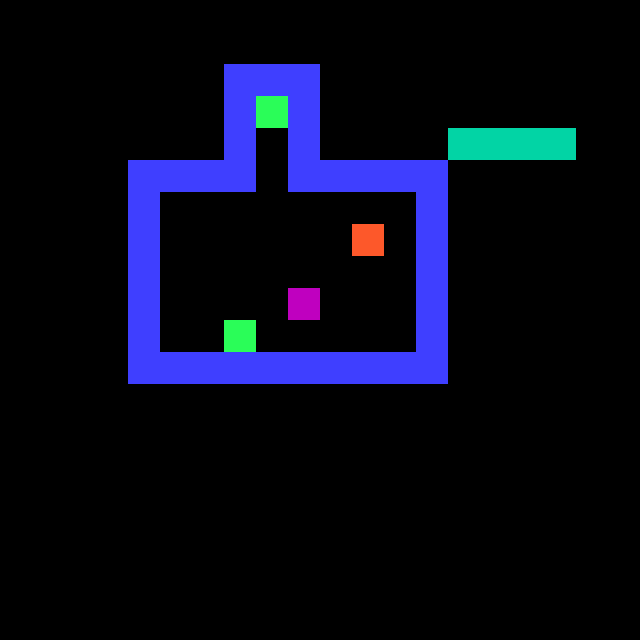

This game map was drawn from its Tiled (.tmx) file and the tilesets committed beside it. A one-line description and the trimmed map source follow:
An orthogonal 20x20 tile map with 32x32 px tiles, 1 tile layer (tiles) and 49 objects (42x Static, 6x Interactive, Start).

<map version="1.5" tiledversion="1.5.0" orientation="orthogonal" renderorder="right-down" width="20" height="20" tilewidth="32" tileheight="32" infinite="0" nextlayerid="3" nextobjectid="90">
 <tileset firstgid="1" source="../basic.tsx" />
 <layer id="1" name="tiles" width="20" height="20">
  <data>[400 cells, 206 non-empty, 6 distinct tile ids]</data>
 </layer>
 <objectgroup id="2" name="objects">
  <object id="3" name="Start" type="Start" gid="17" x="288" y="320" width="32" height="32" />
  <object id="4" name="remove 'unpassable' from 3" type="Interactive" gid="32" x="224" y="352" width="32" height="32">
   <properties>
    <property name="Group" type="int" value="5" />
    <property name="Transform group" type="int" value="3" />
    <property name="toggle property" value="unpassable" />
   </properties>
  </object>
  <object id="5" name="remove 'blocks vision' from 3" type="Interactive" gid="32" x="256" y="128" width="32" height="32">
   <properties>
    <property name="Group" type="int" value="5" />
    <property name="Transform group" type="int" value="3" />
    <property name="toggle property" value="blocks vision" />
   </properties>
  </object>
  <object id="6" name="remove 'kills' from 2" type="Interactive" gid="32" x="512" y="288" width="32" height="32">
   <properties>
    <property name="Group" type="int" value="5" />
    <property name="Transform group" type="int" value="2" />
    <property name="toggle property" value="kills" />
   </properties>
  </object>
  <object id="7" name="remove 'unpassable' from 2" type="Interactive" gid="32" x="512" y="352" width="32" height="32">
   <properties>
    <property name="Group" type="int" value="5" />
    <property name="Transform group" type="int" value="2" />
    <property name="toggle property" value="unpassable" />
   </properties>
  </object>
  <object id="8" name="add 'win condition' to 3" type="Interactive" gid="32" x="480" y="416" width="32" height="32">
   <properties>
    <property name="Group" type="int" value="5" />
    <property name="Transform group" type="int" value="3" />
    <property name="toggle property" value="win" />
   </properties>
  </object>
  <object id="9" name="2" type="Static" gid="41" x="352" y="256" width="32" height="32">
   <properties>
    <property name="Group" type="int" value="2" />
    <property name="Properties" value="unpassable, kills" />
   </properties>
  </object>
  <object id="11" name="1" type="Static" gid="22" x="320" y="192" width="32" height="32" visible="0">
   <properties>
    <property name="Group" type="int" value="3" />
    <property name="Properties" value="unpassable, blocks vision" />
   </properties>
  </object>
  <object id="12" name="Flag" type="Static" gid="37" x="576" y="160" width="32" height="32">
   <properties>
    <property name="Group" type="int" value="11" />
    <property name="Properties" value="win" />
   </properties>
  </object>
  <object id="14" name="add 'win condition' to 2" type="Interactive" gid="32" x="512" y="224" width="32" height="32">
   <properties>
    <property name="Group" type="int" value="5" />
    <property name="Transform group" type="int" value="2" />
    <property name="toggle property" value="win" />
   </properties>
  </object>
  <object id="51" name="1" type="Static" gid="22" x="352" y="192" width="32" height="32" visible="0">
   <properties>
    <property name="Group" type="int" value="3" />
    <property name="Properties" value="unpassable, blocks vision" />
   </properties>
  </object>
  <object id="52" name="1" type="Static" gid="22" x="384" y="192" width="32" height="32" visible="0">
   <properties>
    <property name="Group" type="int" value="3" />
    <property name="Properties" value="unpassable, blocks vision" />
   </properties>
  </object>
  <object id="53" name="1" type="Static" gid="22" x="416" y="192" width="32" height="32" visible="0">
   <properties>
    <property name="Group" type="int" value="3" />
    <property name="Properties" value="unpassable, blocks vision" />
   </properties>
  </object>
  <object id="54" name="1" type="Static" gid="22" x="416" y="224" width="32" height="32" visible="0">
   <properties>
    <property name="Group" type="int" value="3" />
    <property name="Properties" value="unpassable, blocks vision" />
   </properties>
  </object>
  <object id="55" name="1" type="Static" gid="22" x="416" y="256" width="32" height="32" visible="0">
   <properties>
    <property name="Group" type="int" value="3" />
    <property name="Properties" value="unpassable, blocks vision" />
   </properties>
  </object>
  <object id="56" name="1" type="Static" gid="22" x="416" y="288" width="32" height="32" visible="0">
   <properties>
    <property name="Group" type="int" value="3" />
    <property name="Properties" value="unpassable, blocks vision" />
   </properties>
  </object>
  <object id="57" name="1" type="Static" gid="22" x="416" y="320" width="32" height="32" visible="0">
   <properties>
    <property name="Group" type="int" value="3" />
    <property name="Properties" value="unpassable, blocks vision" />
   </properties>
  </object>
  <object id="58" name="1" type="Static" gid="22" x="416" y="352" width="32" height="32" visible="0">
   <properties>
    <property name="Group" type="int" value="3" />
    <property name="Properties" value="unpassable, blocks vision" />
   </properties>
  </object>
  <object id="59" name="1" type="Static" gid="22" x="416" y="384" width="32" height="32" visible="0">
   <properties>
    <property name="Group" type="int" value="3" />
    <property name="Properties" value="unpassable, blocks vision" />
   </properties>
  </object>
  <object id="60" name="1" type="Static" gid="22" x="384" y="384" width="32" height="32" visible="0">
   <properties>
    <property name="Group" type="int" value="3" />
    <property name="Properties" value="unpassable, blocks vision" />
   </properties>
  </object>
  <object id="61" name="1" type="Static" gid="22" x="288" y="192" width="32" height="32" visible="0">
   <properties>
    <property name="Group" type="int" value="3" />
    <property name="Properties" value="unpassable, blocks vision" />
   </properties>
  </object>
  <object id="62" name="1" type="Static" gid="22" x="288" y="160" width="32" height="32" visible="0">
   <properties>
    <property name="Group" type="int" value="3" />
    <property name="Properties" value="unpassable, blocks vision" />
   </properties>
  </object>
  <object id="63" name="1" type="Static" gid="22" x="288" y="128" width="32" height="32" visible="0">
   <properties>
    <property name="Group" type="int" value="3" />
    <property name="Properties" value="unpassable, blocks vision" />
   </properties>
  </object>
  <object id="64" name="1" type="Static" gid="22" x="288" y="96" width="32" height="32" visible="0">
   <properties>
    <property name="Group" type="int" value="3" />
    <property name="Properties" value="unpassable, blocks vision" />
   </properties>
  </object>
  <object id="65" name="1" type="Static" gid="22" x="256" y="96" width="32" height="32" visible="0">
   <properties>
    <property name="Group" type="int" value="3" />
    <property name="Properties" value="unpassable, blocks vision" />
   </properties>
  </object>
  </objectgroup>
</map>
<!-- 24 of 49 objects omitted -->
